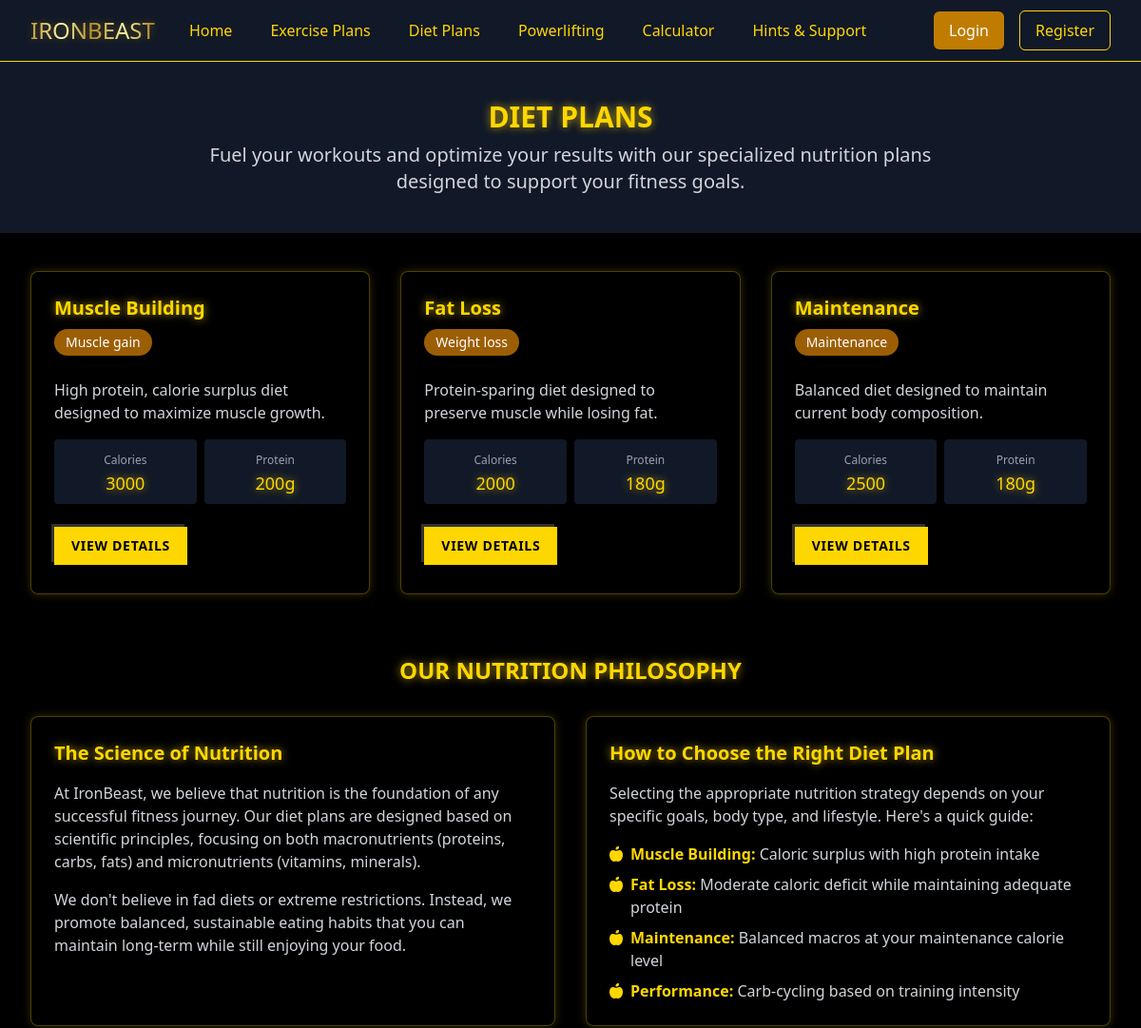
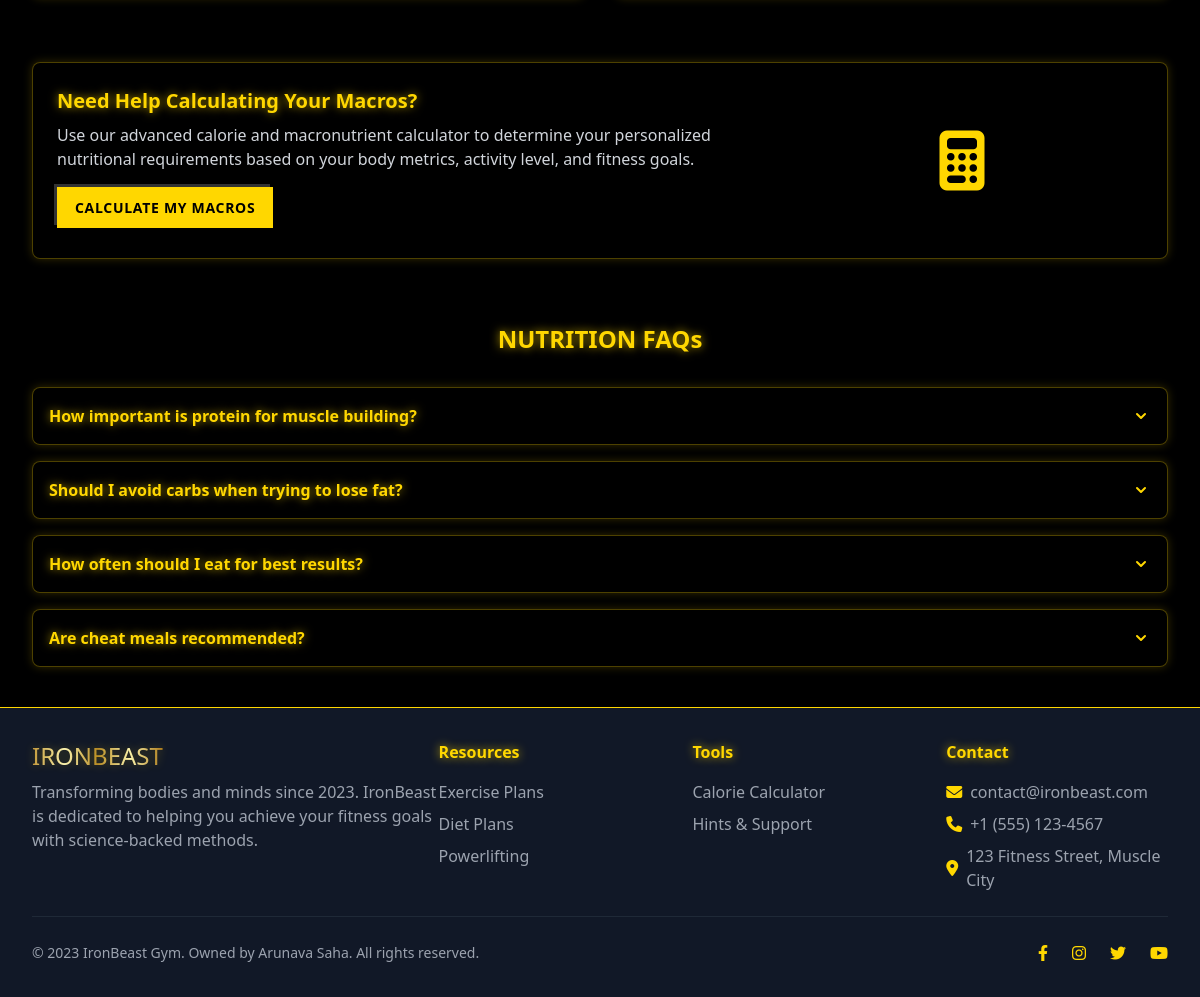
Screenshot of /diet-plans with the database file from the repository (2 pictures, top to bottom).
### models.py (models this page shows)
class DietPlan(db.Model):
    id = db.Column(db.Integer, primary_key=True)
    name = db.Column(db.String(100), nullable=False)
    description = db.Column(db.Text, nullable=False)
    goal = db.Column(db.String(50), nullable=False)  # e.g., "weight loss", "muscle gain", "maintenance"
    calories = db.Column(db.Integer, nullable=False)
    protein = db.Column(db.Integer, nullable=False)  # in grams
    carbs = db.Column(db.Integer, nullable=False)  # in grams
    fats = db.Column(db.Integer, nullable=False)  # in grams
    meals = db.relationship('Meal', backref='diet_plan', lazy=True)

### routes.py (the view)
@app.route('/diet-plans')
def diet_plans():
    plans = DietPlan.query.all()
    return render_template('diet_plans.html', plans=plans)

### templates/diet_plans.html (shortened to what this page needs)
{% extends 'base.html' %}
{% block content %}
    <div class="bg-gray-900 py-10">
        <div class="max-w-7xl mx-auto px-4 sm:px-6 lg:px-8">
            <h1 class="text-3xl font-bold text-center golden-text mb-2">DIET PLANS</h1>
            <p class="text-xl text-center text-gray-300 max-w-3xl mx-auto">
                Fuel your workouts and optimize your results with our specialized nutrition plans designed to support your fitness goals.
            </p>
        </div>
    </div>
    <div class="bg-black py-10">
        <div class="max-w-7xl mx-auto px-4 sm:px-6 lg:px-8">
            {% if is_detail is defined and is_detail %}
                <div class="mb-8">
                    <a href="{{ url_for('diet_plans') }}" class="text-gold-500 hover:text-gold-400 flex items-center mb-4">
                        <i class="fas fa-arrow-left mr-2"></i> Back to All Diet Plans
                    </a>
                    <div class="golden-card rounded-lg p-6">
                        <h2 class="text-2xl font-bold golden-text mb-2">{{ plan.name }}</h2>
                        <div class="flex flex-wrap items-center mb-4 text-sm">
                            <span class="bg-gold-800 text-white px-3 py-1 rounded-full mr-2 mb-2">{{ plan.goal|capitalize }}</span>
                        </div>
                        <p class="text-gray-300 mb-6">{{ plan.description }}</p>
                        <div class="grid grid-cols-1 md:grid-cols-2 lg:grid-cols-4 gap-4 mb-6">
                            <div class="bg-gray-900 rounded-lg p-4 text-center border border-gray-800">
                                <h4 class="text-gray-400 text-sm mb-1">Daily Calories</h4>
                                <p class="text-2xl golden-text">{{ plan.calories }}</p>
                            </div>
                            <div class="bg-gray-900 rounded-lg p-4 text-center border border-gray-800">
                                <h4 class="text-gray-400 text-sm mb-1">Protein</h4>
                                <p class="text-2xl golden-text">{{ plan.protein }}g</p>
                                <p class="text-xs text-gray-500">{{ (plan.protein * 4 / plan.calories * 100)|round|int }}% of calories</p>
                            </div>
                            <div class="bg-gray-900 rounded-lg p-4 text-center border border-gray-800">
                                <h4 class="text-gray-400 text-sm mb-1">Carbs</h4>
                                <p class="text-2xl golden-text">{{ plan.carbs }}g</p>
                                <p class="text-xs text-gray-500">{{ (plan.carbs * 4 / plan.calories * 100)|round|int }}% of calories</p>
                            </div>
                            <div class="bg-gray-900 rounded-lg p-4 text-center border border-gray-800">
                                <h4 class="text-gray-400 text-sm mb-1">Fats</h4>
                                <p class="text-2xl golden-text">{{ plan.fats }}g</p>
                                <p class="text-xs text-gray-500">{{ (plan.fats * 9 / plan.calories * 100)|round|int }}% of calories</p>
                            </div>
                        </div>
                        <h3 class="text-xl font-semibold golden-text mb-4">Sample Meal Plan</h3>
                        <div class="space-y-6">
                            {% for meal in meals %}
                                <div class="bg-gray-900 rounded-lg p-4 border border-gray-800">
                                    <div class="flex flex-col md:flex-row md:justify-between md:items-center">
                                        <h4 class="text-lg font-semibold golden-text mb-2 md:mb-0">{{ meal.name }}</h4>
                                        <div class="flex space-x-3 text-sm">
                                            <span class="bg-black px-2 py-1 rounded">{{ meal.calories }} cal</span>
                                            <span class="bg-black px-2 py-1 rounded">P: {{ meal.protein }}g</span>
                                            <span class="bg-black px-2 py-1 rounded">C: {{ meal.carbs }}g</span>
                                            <span class="bg-black px-2 py-1 rounded">F: {{ meal.fats }}g</span>
                                        </div>
                                    </div>
                                    <p class="text-gray-300 mt-3">{{ meal.description }}</p>
                                </div>
                            {% endfor %}
                        </div>
                        <div class="mt-8 pt-6 border-t border-gray-800">
                            <h3 class="text-xl font-semibold golden-text mb-4">Nutrition Tips</h3>
                            <ul class="space-y-2 text-gray-300">
                                <li class="flex items-start">
                                    <i class="fas fa-check-circle text-gold-500 mt-1 mr-2"></i>
                                    <span>Stay hydrated by drinking at least 3-4 liters of water daily.</span>
                                </li>
                                <li class="flex items-start">
                                    <i class="fas fa-check-circle text-gold-500 mt-1 mr-2"></i>
                                    <span>Eat every 3-4 hours to keep your metabolism active and energy levels stable.</span>
                                </li>
                                <li class="flex items-start">
                                    <i class="fas fa-check-circle text-gold-500 mt-1 mr-2"></i>
                                    <span>Prioritize whole foods over processed options for better nutrient absorption.</span>
                                </li>
                                <li class="flex items-start">
                                    <i class="fas fa-check-circle text-gold-500 mt-1 mr-2"></i>
                                    <span>Consume protein with each meal to support muscle recovery and growth.</span>
                                </li>
                                <li class="flex items-start">
                                    <i class="fas fa-check-circle text-gold-500 mt-1 mr-2"></i>
                                    <span>Plan and prepare your meals in advance to ensure consistency.</span>
                                </li>
                            </ul>
                        </div>
                    </div>
                </div>
            {% else %}
                <div class="grid grid-cols-1 md:grid-cols-3 gap-8">
                    {% for plan in plans %}
                        <div class="golden-card rounded-lg p-6 animate-on-scroll opacity-0" style="animation-delay: {{ loop.index0 * 0.1 }}s;">
                            <h2 class="text-xl font-bold golden-text mb-2">{{ plan.name }}</h2>
                            <div class="flex flex-wrap items-center mb-4 text-sm">
                                <span class="bg-gold-800 text-white px-3 py-1 rounded-full mr-2 mb-2">{{ plan.goal|capitalize }}</span>
                            </div>
                            <p class="text-gray-300 mb-4">{{ plan.description }}</p>
                            <div class="grid grid-cols-2 gap-2 mb-6">
                                <div class="bg-gray-900 p-2 rounded text-center">
                                    <span class="text-xs text-gray-400">Calories</span>
                                    <p class="text-lg golden-text">{{ plan.calories }}</p>
                                </div>
                                <div class="bg-gray-900 p-2 rounded text-center">
                                    <span class="text-xs text-gray-400">Protein</span>
                                    <p class="text-lg golden-text">{{ plan.protein }}g</p>
                                </div>
                            </div>
                            <a href="{{ url_for('diet_plan_detail', plan_id=plan.id) }}" class="pixel-button inline-block text-sm">
                                VIEW DETAILS
                            </a>
                        </div>
                    {% endfor %}
                </div>
                <div class="mt-16">
                    <h2 class="text-2xl font-bold text-center golden-text mb-8">OUR NUTRITION PHILOSOPHY</h2>
                    <div class="grid grid-cols-1 md:grid-cols-2 gap-8">
                        <div class="golden-card rounded-lg p-6">
                            <h3 class="text-xl font-semibold golden-text mb-4">The Science of Nutrition</h3>
                            <p class="text-gray-300 mb-4">
                                At IronBeast, we believe that nutrition is the foundation of any successful fitness journey. Our diet plans are designed based on scientific principles, focusing on both macronutrients (proteins, carbs, fats) and micronutrients (vitamins, minerals).
                            </p>
                            <p class="text-gray-300">
                                We don't believe in fad diets or extreme restrictions. Instead, we promote balanced, sustainable eating habits that you can maintain long-term while still enjoying your food.
                            </p>
                        </div>
                        <div class="golden-card rounded-lg p-6">
                            <h3 class="text-xl font-semibold golden-text mb-4">How to Choose the Right Diet Plan</h3>
                            <p class="text-gray-300 mb-4">
                                Selecting the appropriate nutrition strategy depends on your specific goals, body type, and lifestyle. Here's a quick guide:
                            </p>
                            <ul class="space-y-2 text-gray-300">
                                <li class="flex items-start">
                                    <i class="fas fa-apple-alt text-gold-500 mt-1 mr-2"></i>
                                    <span><strong class="text-gold-500">Muscle Building:</strong> Caloric surplus with high protein intake</span>
                                </li>
                                <li class="flex items-start">
                                    <i class="fas fa-apple-alt text-gold-500 mt-1 mr-2"></i>
                                    <span><strong class="text-gold-500">Fat Loss:</strong> Moderate caloric deficit while maintaining adequate protein</span>
                                </li>
                                <li class="flex items-start">
                                    <i class="fas fa-apple-alt text-gold-500 mt-1 mr-2"></i>
                                    <span><strong class="text-gold-500">Maintenance:</strong> Balanced macros at your maintenance calorie level</span>
                                </li>
                                <li class="flex items-start">
                                    <i class="fas fa-apple-alt text-gold-500 mt-1 mr-2"></i>
                                    <span><strong class="text-gold-500">Performance:</strong> Carb-cycling based on training intensity</span>
                                </li>
                            </ul>
                        </div>
                    </div>
                </div>
                <div class="mt-16">
                    <div class="golden-card rounded-lg p-6">
                        <div class="flex flex-col md:flex-row md:justify-between md:items-center">
                            <div class="md:w-2/3">
                                <h3 class="text-xl font-semibold golden-text mb-2">Need Help Calculating Your Macros?</h3>
                                <p class="text-gray-300 mb-4">
                                    Use our advanced calorie and macronutrient calculator to determine your personalized nutritional requirements based on your body metrics, activity level, and fitness goals.
                                </p>
                                <a href="{{ url_for('calculator') }}" class="pixel-button inline-block">
                                    CALCULATE MY MACROS
                                </a>
                            </div>
                            <div class="md:w-1/3 mt-6 md:mt-0 text-center">
                                <i class="fas fa-calculator text-6xl text-gold-500"></i>
                            </div>
                        </div>
                    </div>
                </div>
                <div class="mt-16">
                    <h2 class="text-2xl font-bold text-center golden-text mb-8">NUTRITION FAQs</h2>
                    <div class="space-y-4">
                        <div class="golden-card rounded-lg">
                            <button class="faq-button w-full p-4 text-left flex justify-between items-center">
                                <span class="font-semibold golden-text">How important is protein for muscle building?</span>
                                <svg class="h-5 w-5 text-gold-500" xmlns="http://www.w3.org/2000/svg" viewBox="0 0 20 20" fill="currentColor">
                                    <path fill-rule="evenodd" d="M5.293 7.293a1 1 0 011.414 0L10 10.586l3.293-3.293a1 1 0 111.414 1.414l-4 4a1 1 0 01-1.414 0l-4-4a1 1 0 010-1.414z" clip-rule="evenodd" />
                                </svg>
                            </button>
                        </div>
                        <div class="golden-card rounded-lg">
                            <button class="faq-button w-full p-4 text-left flex justify-between items-center">
                                <span class="font-semibold golden-text">Should I avoid carbs when trying to lose fat?</span>
                                <svg class="h-5 w-5 text-gold-500" xmlns="http://www.w3.org/2000/svg" viewBox="0 0 20 20" fill="currentColor">
                                    <path fill-rule="evenodd" d="M5.293 7.293a1 1 0 011.414 0L10 10.586l3.293-3.293a1 1 0 111.414 1.414l-4 4a1 1 0 01-1.414 0l-4-4a1 1 0 010-1.414z" clip-rule="evenodd" />
                                </svg>
                            </button>
                        </div>
                        <div class="golden-card rounded-lg">
                            <button class="faq-button w-full p-4 text-left flex justify-between items-center">
                                <span class="font-semibold golden-text">How often should I eat for best results?</span>
                                <svg class="h-5 w-5 text-gold-500" xmlns="http://www.w3.org/2000/svg" viewBox="0 0 20 20" fill="currentColor">
                                    <path fill-rule="evenodd" d="M5.293 7.293a1 1 0 011.414 0L10 10.586l3.293-3.293a1 1 0 111.414 1.414l-4 4a1 1 0 01-1.414 0l-4-4a1 1 0 010-1.414z" clip-rule="evenodd" />
                                </svg>
                            </button>
                        </div>
                        <div class="golden-card rounded-lg">
                            <button class="faq-button w-full p-4 text-left flex justify-between items-center">
                                <span class="font-semibold golden-text">Are cheat meals recommended?</span>
                                <svg class="h-5 w-5 text-gold-500" xmlns="http://www.w3.org/2000/svg" viewBox="0 0 20 20" fill="currentColor">
                                    <path fill-rule="evenodd" d="M5.293 7.293a1 1 0 011.414 0L10 10.586l3.293-3.293a1 1 0 111.414 1.414l-4 4a1 1 0 01-1.414 0l-4-4a1 1 0 010-1.414z" clip-rule="evenodd" />
                                </svg>
                            </button>
                        </div>
                    </div>
                </div>
            {% endif %}
        </div>
    </div>
{% endblock %}

### rows the page displays
DietPlan: name "Muscle Building", goal "Muscle gain", description "High protein, calorie surplus diet designed to maximize muscle growth.", calories "3000", protein "200"
DietPlan: name "Fat Loss", goal "Weight loss", description "Protein-sparing diet designed to preserve muscle while losing fat.", calories "2000", protein "180"
DietPlan: name "Maintenance", goal "Maintenance", description "Balanced diet designed to maintain current body composition.", calories "2500", protein "180"
